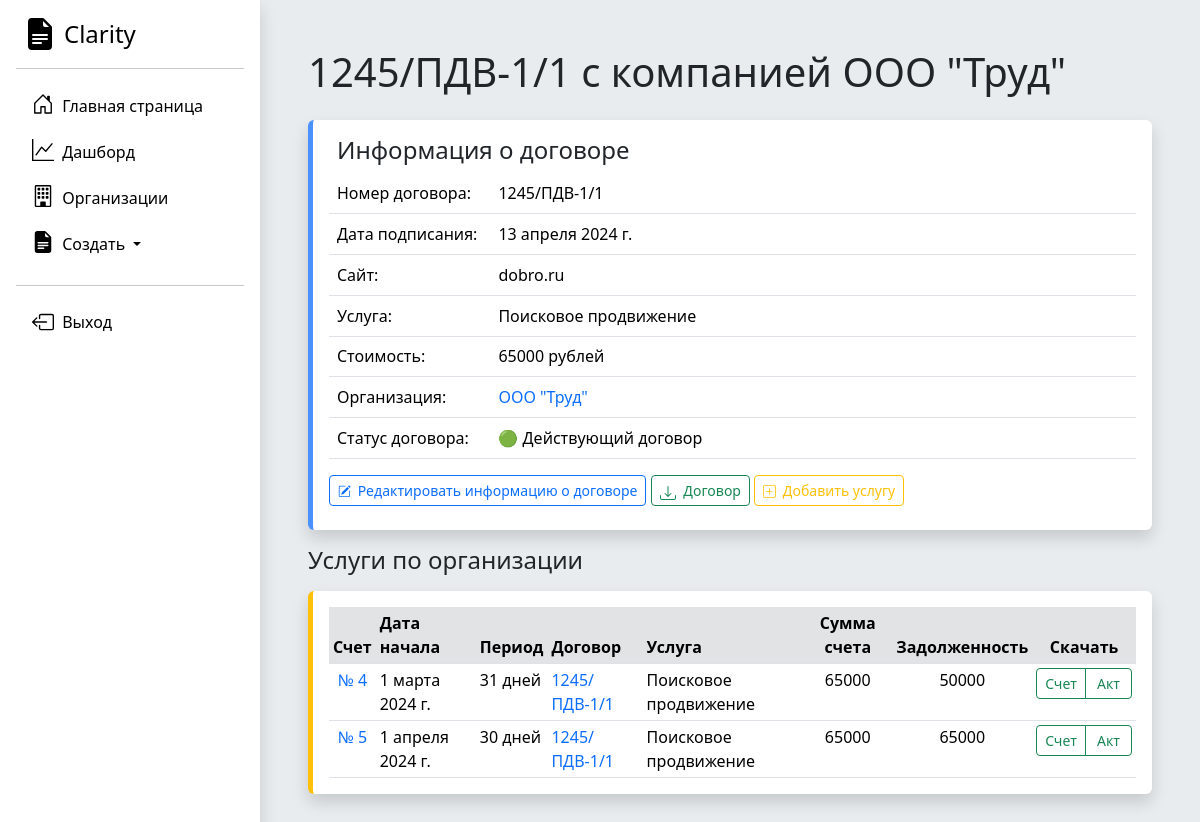
The app's page /dogovor/1/ (signed in) with its own data.
### Accounting/models.py (models this page shows, shortened)
class Dogovor(models.Model):
    nomer_dogovora = models.CharField('Номер договора', max_length=250)
    date_of_signing = models.DateField('Дата начала действия договора')
    web_site = models.CharField('Веб сайт', max_length=250)
    contract_completed = models.BooleanField('Активный договор')
    basic_price = models.IntegerField('Цена догвора')
    service_type = models.ForeignKey(Service_type, on_delete=models.DO_NOTHING)
    organization = models.ForeignKey(Organization, on_delete=models.CASCADE)
    class Meta:
        verbose_name = "Договор"
        verbose_name_plural = "Договоры"

class Organization(models.Model):
    full_name = models.CharField('Полное наименование', max_length=250)
    short_name = models.CharField('Краткое наименование', max_length=250)
    inn = models.IntegerField('ИНН')
    kpp = models.IntegerField('КПП')
    ur_adres = models.TextField('Юридический адрес')
    management_full_name = models.CharField('Управляющее лицо', max_length=250)
    management_post = models.CharField('Должность управляющего лица', max_length=250)
    class Meta:
        verbose_name = "Юридическое лицо"
        verbose_name_plural = "Юридические лица"

class Service_type(models.Model):
    service_type = models.CharField('Название направления оказываемых услуг', max_length=250)
    regular = models.BooleanField('Регулярная услуга, нужно выставлять ежемесячный счет')
    def __str__(self):
        return self.service_type
    class Meta:
        verbose_name = "Направление услуги"
        verbose_name_plural = "Направления услуг"

class Service(models.Model):
    service_name = models.CharField('Название оказываемой услуги для счета и Акта', max_length=250)
    date_start = models.DateField('Дата начала оказания услуги')
    date_end = models.DateField('Дата окончания оказания услуги')
    price = models.IntegerField('Оплата за услугу')
    payment_made = models.IntegerField('Сумма частичной оплаты счета', db_default=0)
    dogovor = models.ForeignKey(Dogovor, on_delete=models.CASCADE)
    full_payment = models.BooleanField('Счет полностью оплачен')
    act_approved = models.BooleanField("Акт подписан")
    class Meta:
        verbose_name = "Услуга (локализованный этап)"
        verbose_name_plural = "Услуги (локализованные этапы)"

### Accounting/views.py (the view)
# urls.py: path('dogovor/<int:pk>/', views.dogovor_detail, name='dogovor-detail'),
@login_required
def dogovor_detail(request, pk):
    dogovor_list = Dogovor.objects.get(id=pk)
    service_list = Service.objects.filter(dogovor=dogovor_list)
    for el in service_list:
        el.period = (el.date_end - el.date_start).days + 1
    for el in service_list:
        el.debt = el.price - el.payment_made
    context = {
        'dogovor_list': dogovor_list,
        'service_list': service_list
    }
    return render(request, 'Accounting/dogovor-detail.html', context)

### DAM/templates/Accounting/dogovor-detail.html (shortened to what this page needs)
{% extends 'Accounting/base.html' %}
{% block content %}
<h1 class="mb-4">{{ dogovor_list.nomer_dogovora }} с компанией {{ dogovor_list.organization.short_name }}</h1>
<div class="card shadow p-3 rounded border-top-0 border-end-0 border-bottom-0 border-5 border-primary border-opacity-75">
    <h4 class="ms-2">Информация о договоре</h4>
        <table class="table table-hover ">
  <tbody>
    <tr>
      <td width="20%" >Номер договора:</td>
      <td>{{ dogovor_list.nomer_dogovora }}</td>
    </tr>
    <tr>
      <td>Дата подписания:</td>
      <td>{{ dogovor_list.date_of_signing }}</td>
    </tr>
    <tr>
      <td>Сайт:</td>
      <td>{{ dogovor_list.web_site }}</td>
    </tr>
    <tr>
      <td>Услуга:</td>
      <td>{{ dogovor_list.service_type }}</td>
    </tr>
    <tr>
    <tr>
      <td>Стоимость:</td>
      <td>{{ dogovor_list.basic_price }} рублей</td>
    </tr>
    <tr>
      <td>Организация:</td>
      <td> <a class="link-offset-2 link-offset-3-hover link-underline link-underline-opacity-0 link-underline-opacity-75-hover" href="/organization/{{ dogovor_list.organization.id }}">{{ dogovor_list.organization.short_name }}</a></td>
    </tr>
    <tr>
      <td>Статус договора:</td>
      <td>{% if dogovor_list.contract_completed is True %} 🟢 Действующий договор {% else %} 🔴 Недействующий договр {% endif %}</td>
    </tr>
  </tbody>
</table>
<div class="d-grid gap-2 d-md-block">
  <a class="btn btn-outline-primary btn-sm mb-2" role="button" href="{% url 'dogovor-edit' dogovor_list.pk %}">
    Редактировать информацию о договоре
  </a>
  <a class="btn btn-outline-success btn-sm mb-2" role="button" href="/dogovor/{{ dogovor_list.id }}/generate">
    Договор
  </a>
  <a class="btn btn-outline-warning btn-sm mb-2" role="button" href="{% url 'service-create-target' dogovor_list.pk %}">
    Добавить услугу
  </a>
</div>
</div>
{% if service_list %}
<h4 class="mt-3">Услуги по организации</h4>
<div class="card shadow p-3 rounded mt-3 border-top-0 border-end-0 border-bottom-0 border-5 border-warning">
<div class="card-body px-0 py-0">
<div class="table-responsive scrollbar">
    <table class="table table-sm fs-10 mb-0 overflow-hidden">
        <thead >
            <tr>
                <th class="bg-secondary-subtle text-center">Счет</th>
                <th class="bg-secondary-subtle">Дата начала</th>
                <th class="bg-secondary-subtle">Период</th>
                <th class="bg-secondary-subtle">Договор</th>
                <th class="bg-secondary-subtle">Услуга</th>
                <th class="bg-secondary-subtle text-center">Сумма счета</th>
                <th class="bg-secondary-subtle text-center">Задолженность</th>
                <th class="bg-secondary-subtle text-center">Скачать</th>
            </tr>
        </thead>
        <tbody>
{% for el in service_list %}
<tr>
    <td class="text-center"><a class="link-offset-2 link-offset-3-hover link-underline link-underline-opacity-0 link-underline-opacity-75-hover" href="{% url 'service-detail' el.pk %}">№ {{ el.id }}</a></td>
    <td>{{ el.date_start }}</td>
    <td>{{ el.period }} дней</td>
    <td><a class="link-offset-2 link-offset-3-hover link-underline link-underline-opacity-0 link-underline-opacity-75-hover" href="/dogovor/{{ el.dogovor.id }}">{{ el.dogovor.nomer_dogovora }}</a> </td>
    <td>{{ el.dogovor.service_type }}</td>
    <td class="text-center">{{ el.price }}</td>
    <td class="text-center">{{ el.debt }}</td>
    <td class="text-center">
        <div class="btn-group" role="group" aria-label="Basic mixed styles example">
          <a style="min-width: 47px;" title="Скачать Счет" role="button" class="btn btn-outline-success btn-sm" href="{% url 'service-generate-bill' el.pk %}">
              Счет
          </a>
          <a style="min-width: 47px;" title="Скачать Акт" role="button" class="btn btn-outline-success btn-sm" href="{% url 'service-generate-act' el.pk %}">
          Акт
          </a>
        </div>
    </td>
</tr>
{% endfor %}
        </tbody>
    </table>
</div>
</div>
</div>
{% endif %}
{% endblock %}

### records on screen
Dogovor: nomer_dogovora "1245/ПДВ-1/1", organization.short_name "ООО \"Труд\"", date_of_signing "13 апреля 2024 г.", web_site "dobro.ru", service_type "Поисковое продвижение", basic_price "65000"
Service: id "4", date_start "1 марта 2024 г.", period "31", dogovor.nomer_dogovora "1245/ПДВ-1/1", dogovor.service_type "Поисковое продвижение", price "65000", debt "50000"
Service: id "5", date_start "1 апреля 2024 г.", period "30", dogovor.nomer_dogovora "1245/ПДВ-1/1", dogovor.service_type "Поисковое продвижение", price "65000", debt "65000"
